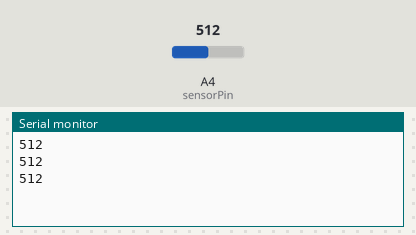
Bench run of a sketch on a simulated Arduino Uno, built with avr-gcc and run on an emulated ATmega328P. On the bench: the last lines printed to the serial monitor. Inputs (shaded band) come from the test bench; at power-on: A4 (sensorPin) = 512.

Above: at 1.3 s.
1.4 s: A4 (sensorPin) set to 716
At 1.9 s:
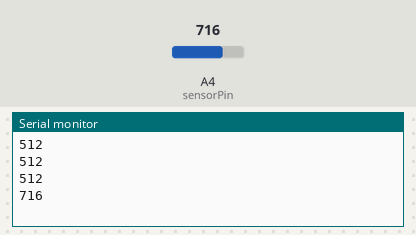
2.9 s: A4 (sensorPin) set to 900
At 3.4 s:
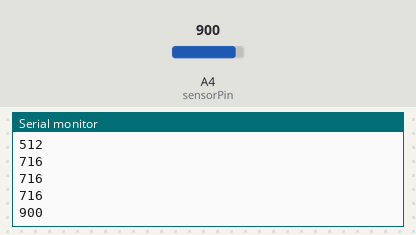
Timing chart, 0 to 5.9 s (numbered marks = the images above; inputs shaded):
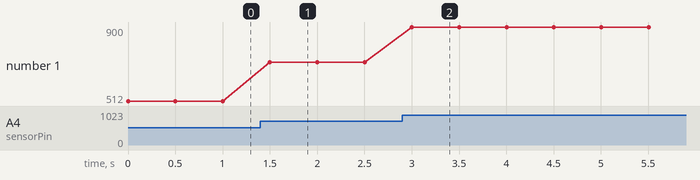

Measured:
- after the input at 1.4 s, the serial monitor: prints a new line after 0.10 s (image 1)
- after the input at 2.9 s, the serial monitor: prints a new line after 0.10 s (image 2)
- plotted number 1: 512 → 716 after the input at 1.4 s, 716 → 900 after the input at 2.9 s

The sketch:

Load_torque.ino
```cpp
int sensorPin   = A4;    // select the input pin for the potentiometer
int sensorValue = 0;  // variable to store the value coming from the sensor

void setup() {
  // declare the ledPin as an OUTPUT:
  Serial.begin(9600);
}

void loop() {
  // read the value from the sensor:
  sensorValue = analogRead(sensorPin);
//  Serial.print("IP address: ");
  Serial.println(sensorValue);
  delay(500);
}
```
